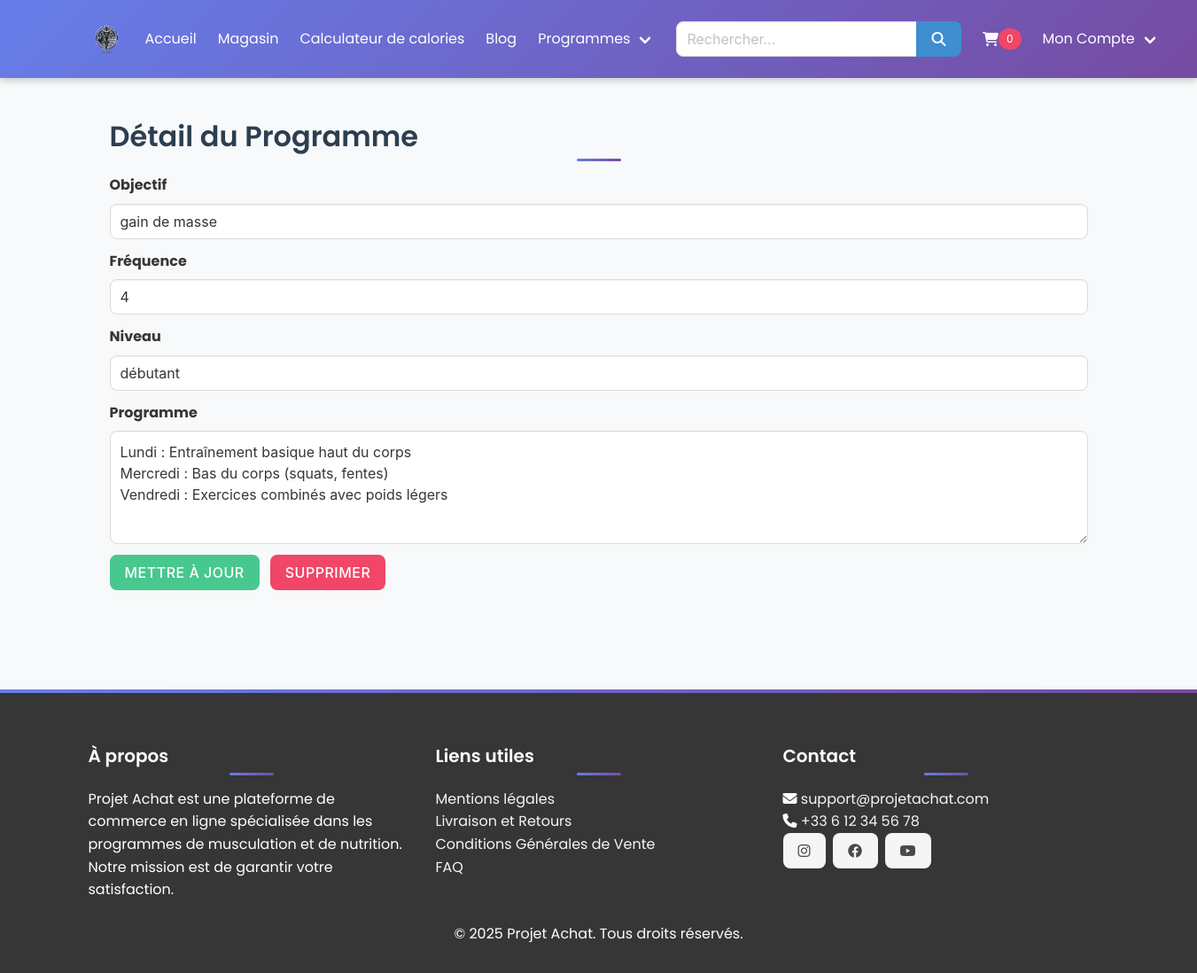
The app's page /pages/detail_programme.php?id=5 (signed in) with its own data.
### tables this page shows
CREATE TABLE IF NOT EXISTS user_programs (
  id_programme int NOT NULL AUTO_INCREMENT,
  user_id int NOT NULL,
  objectif varchar(255) NOT NULL,
  frequence int DEFAULT NULL,
  niveau varchar(50) NOT NULL,
  programme text NOT NULL,
  created_at timestamp NULL DEFAULT CURRENT_TIMESTAMP,
  updated_at timestamp NULL DEFAULT CURRENT_TIMESTAMP ON UPDATE CURRENT_TIMESTAMP,
  PRIMARY KEY (id_programme),
  KEY fk_user_programs_user (user_id),
  CONSTRAINT fk_user_programs_user FOREIGN KEY (user_id) REFERENCES utilisateurs (id_utilisateur) ON DELETE CASCADE
);

### pages/detail_programme.php (the view, shortened to what this page needs)
<?php
include '../config/db.php';
$programmeId = (int) $_GET['id'];
$userId = $_SESSION['user_id'];
try {
    $stmt = $pdo->prepare("SELECT * FROM user_programs WHERE id_programme = :id AND user_id = :user_id");
    $stmt->execute(['id' => $programmeId, 'user_id' => $userId]);
    $programme = $stmt->fetch();
} catch (PDOException $e) {
    die("Erreur : " . $e->getMessage());
}
?>
<!DOCTYPE html>
<html lang="fr">
<head>
    <link rel="stylesheet" href="https://cdn.jsdelivr.net/npm/bulma@0.9.4/css/bulma.min.css">
</head>
<body>
<?php include '../includes/header.php'; ?>
<main class="container">
    <section class="section">
        <h1 class="title">Détail du Programme</h1>
        <form method="POST">
            <div class="field">
                <label class="label">Objectif</label>
                <div class="control">
                    <input class="input" type="text" name="objectif" value="<?= htmlspecialchars($programme['objectif']); ?>" required>
                </div>
            </div>
            <div class="field">
                <label class="label">Fréquence</label>
                <div class="control">
                    <input class="input" type="number" name="frequence" min="1" max="7" value="<?= htmlspecialchars($programme['frequence']); ?>" required>
                </div>
            </div>
            <div class="field">
                <label class="label">Niveau</label>
                <div class="control">
                    <input class="input" type="text" name="niveau" value="<?= htmlspecialchars($programme['niveau']); ?>" required>
                </div>
            </div>
            <div class="field">
                <label class="label">Programme</label>
                <div class="control">
                    <textarea class="textarea" name="programme" required><?= htmlspecialchars($programme['programme']); ?></textarea>
                </div>
            </div>
            <div class="field is-grouped">
                <div class="control">
                    <button type="submit" name="update" class="button is-success">Mettre à jour</button>
                </div>
                <div class="control">
                    <button type="submit" name="delete" class="button is-danger">Supprimer</button>
                </div>
            </div>
        </form>
    </section>
</main>
<?php include '../includes/footer.php'; ?>
</body>
</html>

### css/style.css (style rules this page uses)
:root { --primary-color: #2c3e50; --secondary-color: #3498db; --accent-color: #e74c3c; --text-light: #ffffff; --text-dark: #a6afb8; --gradient: linear-gradient(135deg, #667eea 0%, #764ba2 100%); --shadow: 0 4px 6px rgba(0, 0, 0, 0.1); --transition: all 0.3s ease; }
:root { --bulma-primary: #ff5733; --bulma-secondary: #4CAF50; --bulma-info: #3498db; --bulma-danger: #e74c3c; --bulma-warning: #f39c12; --bulma-success: #2ecc71; --bulma-dark: #fdfdfd; }
* { margin: 0; padding: 0; box-sizing: border-box; }
body { font-family: 'Poppins', Arial, sans-serif; line-height: 1.6; color: var(--text-dark); background-color: #f8f9fa; }
.section { padding: 3rem 1.5rem; }
.title { color: var(--primary-color); margin-bottom: 2rem; position: relative; }
.title::after { content: ''; position: absolute; bottom: -10px; left: 50%; transform: translateX(-50%); width: 50px; height: 3px; background: var(--gradient); border-radius: 3px; }
.button { transition: var(--transition); border-radius: 8px; font-weight: 500; text-transform: uppercase; letter-spacing: 0.5px; }
.input, .textarea { border-radius: 8px; transition: var(--transition); }

### records on screen
user_programs: objectif "gain de masse", frequence "4", niveau "débutant", programme "Lundi : Entraînement basique haut du corps Mercredi : Bas du corps (squats, fentes) Vendredi : Exercices combinés avec poids légers"
